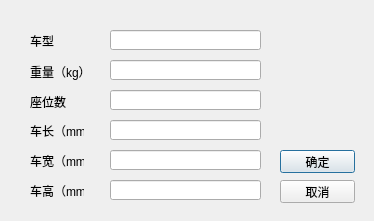
<?xml version="1.0" encoding="UTF-8"?>
<ui version="4.0">
 <class>addcar</class>
 <widget class="QDialog" name="addcar">
  <property name="geometry">
   <rect>
    <x>0</x>
    <y>0</y>
    <width>374</width>
    <height>221</height>
   </rect>
  </property>
  <property name="windowTitle">
   <string>添加汽车型号</string>
  </property>
  <widget class="QLabel" name="label">
   <property name="geometry">
    <rect>
     <x>30</x>
     <y>30</y>
     <width>54</width>
     <height>21</height>
    </rect>
   </property>
   <property name="text">
    <string>车型</string>
   </property>
  </widget>
  <widget class="QLabel" name="label_2">
   <property name="geometry">
    <rect>
     <x>30</x>
     <y>62</y>
     <width>54</width>
     <height>20</height>
    </rect>
   </property>
   <property name="text">
    <string>重量（kg）</string>
   </property>
  </widget>
  <widget class="QLabel" name="label_3">
   <property name="geometry">
    <rect>
     <x>30</x>
     <y>92</y>
     <width>54</width>
     <height>20</height>
    </rect>
   </property>
   <property name="text">
    <string>座位数</string>
   </property>
  </widget>
  <widget class="QLabel" name="label_4">
   <property name="geometry">
    <rect>
     <x>30</x>
     <y>120</y>
     <width>54</width>
     <height>21</height>
    </rect>
   </property>
   <property name="text">
    <string>车长（mm）</string>
   </property>
  </widget>
  <widget class="QLabel" name="label_5">
   <property name="geometry">
    <rect>
     <x>30</x>
     <y>150</y>
     <width>54</width>
     <height>21</height>
    </rect>
   </property>
   <property name="text">
    <string>车宽（mm）</string>
   </property>
  </widget>
  <widget class="QLabel" name="label_6">
   <property name="geometry">
    <rect>
     <x>30</x>
     <y>180</y>
     <width>54</width>
     <height>21</height>
    </rect>
   </property>
   <property name="text">
    <string>车高（mm）</string>
   </property>
  </widget>
  <widget class="QLineEdit" name="name">
   <property name="geometry">
    <rect>
     <x>110</x>
     <y>30</y>
     <width>151</width>
     <height>20</height>
    </rect>
   </property>
  </widget>
  <widget class="QLineEdit" name="weight">
   <property name="geometry">
    <rect>
     <x>110</x>
     <y>60</y>
     <width>151</width>
     <height>20</height>
    </rect>
   </property>
  </widget>
  <widget class="QLineEdit" name="seatnum">
   <property name="geometry">
    <rect>
     <x>110</x>
     <y>90</y>
     <width>151</width>
     <height>20</height>
    </rect>
   </property>
  </widget>
  <widget class="QLineEdit" name="length">
   <property name="geometry">
    <rect>
     <x>110</x>
     <y>120</y>
     <width>151</width>
     <height>20</height>
    </rect>
   </property>
  </widget>
  <widget class="QLineEdit" name="wide">
   <property name="geometry">
    <rect>
     <x>110</x>
     <y>150</y>
     <width>151</width>
     <height>20</height>
    </rect>
   </property>
  </widget>
  <widget class="QLineEdit" name="height">
   <property name="geometry">
    <rect>
     <x>110</x>
     <y>180</y>
     <width>151</width>
     <height>20</height>
    </rect>
   </property>
  </widget>
  <widget class="QPushButton" name="pushButton">
   <property name="geometry">
    <rect>
     <x>280</x>
     <y>150</y>
     <width>75</width>
     <height>23</height>
    </rect>
   </property>
   <property name="text">
    <string>确定</string>
   </property>
  </widget>
  <widget class="QPushButton" name="pushButton_2">
   <property name="geometry">
    <rect>
     <x>280</x>
     <y>180</y>
     <width>75</width>
     <height>23</height>
    </rect>
   </property>
   <property name="text">
    <string>取消</string>
   </property>
  </widget>
 </widget>
 <resources/>
 <connections/>
 <slots>
  <signal>signal1()</signal>
  <slot>slot1()</slot>
 </slots>
</ui>
